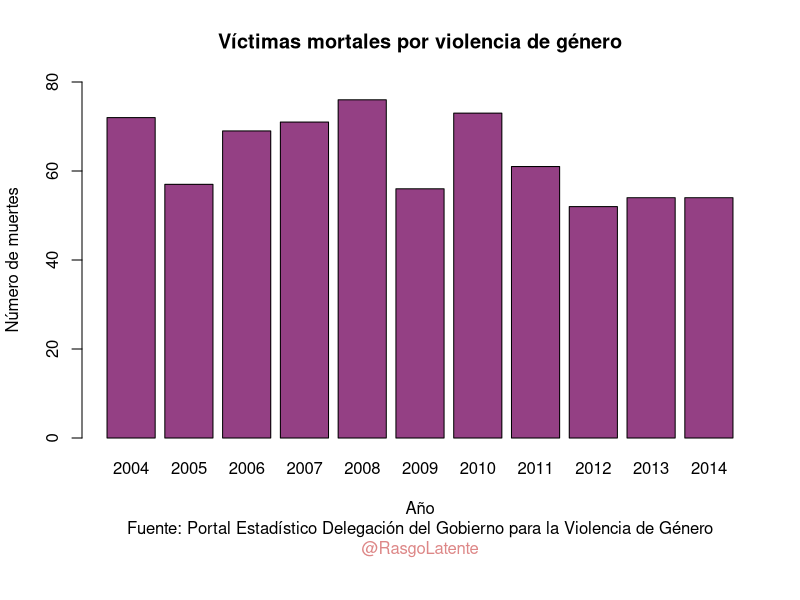

Generate this figure with R: (Note: this script raises an error after producing the figure.)

# Data from: http://estadisticasviolenciagenero.msssi.gob.es/
# Taken at https://twitter.com/RasgoLatente/status/662970639028875264
# Used in https://twitter.com/RasgoLatente/status/663484970888003584
año <- 2004:2014
muertes <-  c(  72 ,  57 ,  69 ,  71,  76 ,   56,  73,   61,  52,  54,   54) 

par(mar=c(8,4,4,2)+0.1)
barplot(muertes, ylim= c(0, 80), ylab = "Número de muertes", col = "#944084",
     pch=17,names.arg = año,
     xlab = "Año", main = "Víctimas mortales por violencia de género")

mtext("Fuente: Portal Estadístico Delegación del Gobierno para la Violencia de Género",
      side=1,line=4)
mtext("@RasgoLatente",side=1,line=5, col = "#DD8787")

#  added some more info and a mean bar in the code below

año <- 2004:2017
muertes <-  c(  72 ,  57 ,  69 ,  71,  76 ,   56,  73,   61,  52,  54,   55,
                60, 44, 43) 
muertes.media <- c()
for (element in muertes){
  muertes.media[mean()]
}
mean(muertes)
par(mar=c(8,4,4,2)+0.1)
barplot(muertes, ylim= c(0, 80), ylab = "Número de muertes", col = "#944084",
        pch=17,names.arg = año,
        xlab = "Año", main = "Víctimas mortales por violencia de género")

mtext("Fuente: Portal Estadístico Delegación del Gobierno para la Violencia de Género",
      side=1,line=4)
mtext("@RasgoLatente",side=1,line=5, col = "#DD8787")
abline(mean(muertes), b = 0)
text("Media", x = 17, y = 65)
